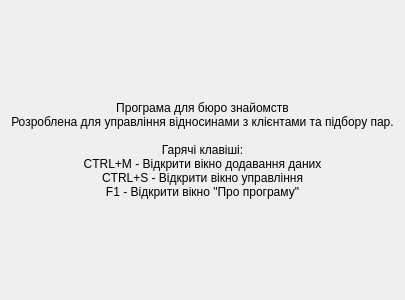
<?xml version="1.0" encoding="UTF-8"?>
<ui version="4.0">
 <class>About</class>
 <widget class="QWidget" name="About">
    <property name="geometry">
     <rect>
        <x>0</x>
        <y>0</y>
        <width>400</width>
        <height>300</height>
     </rect>
    </property>
    <property name="windowTitle">
     <string>Про програму</string>
    </property>
    <layout class="QVBoxLayout" name="verticalLayout">
     <item>
        <widget class="QLabel" name="label_about_text">
         <property name="text">
            <string>Програма для бюро знайомств
Розроблена для управління відносинами з клієнтами та підбору пар.

Гарячі клавіші:
CTRL+M - Відкрити вікно додавання даних
CTRL+S - Відкрити вікно управління
F1 - Відкрити вікно "Про програму"</string>
         </property>
         <property name="alignment">
            <set>Qt::AlignCenter</set>
         </property>
        </widget>
     </item>
    </layout>
 </widget>
 <resources/>
 <connections/>
</ui>
